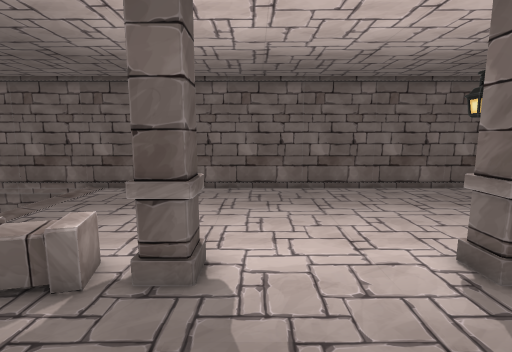
View 1 (above)

16 first-person views from a walk through a scene from a Unity 3-D project. The camera is 1.4 m above the floor, tilts 8° down and sees 85° across. The floor is counted in squares, 0.5 m on a side. Each view is taken from the middle of a square. On the plan, view 1 faces up. The plan holds only what a view shows up to about 19 squares ahead; the rest is blank. The place goes on beyond the plan. The player is left out. Door leaves are left out, so doorways stand open. Some surface patterns are stand-ins.

View 2
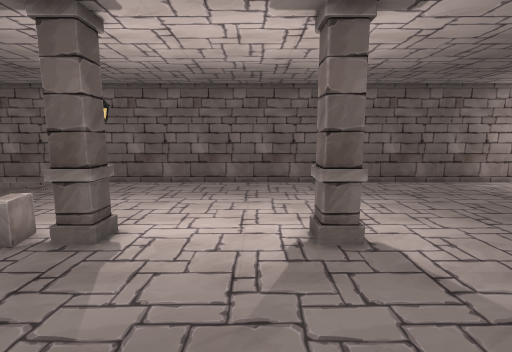

View 3
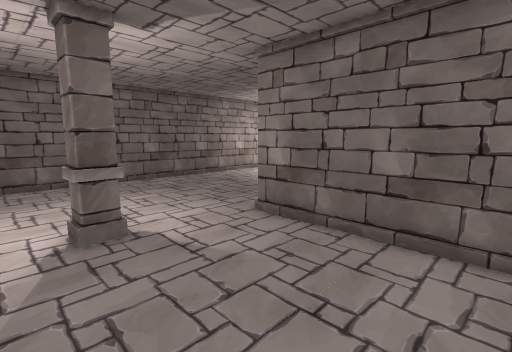

View 4
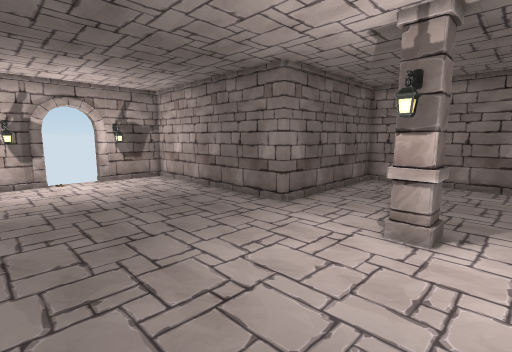

View 5
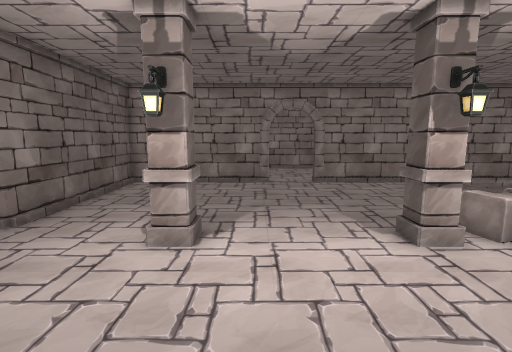

View 6
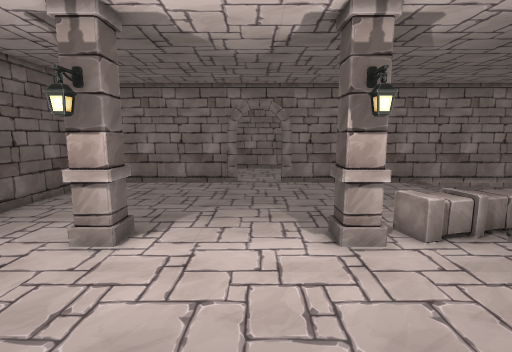

View 7
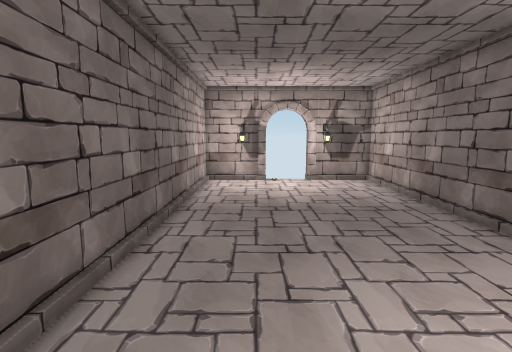

View 8
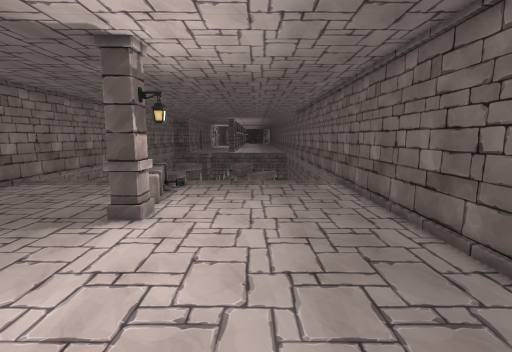

View 9
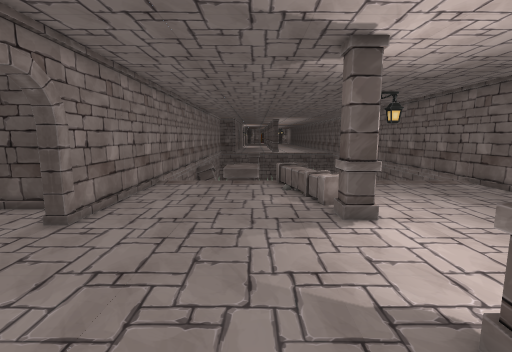

View 10
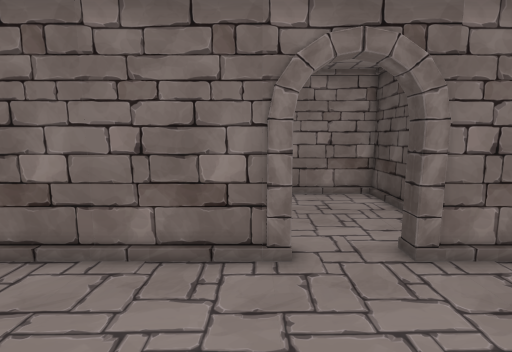

View 11
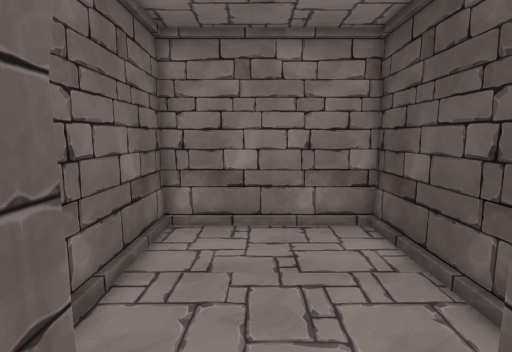

View 12
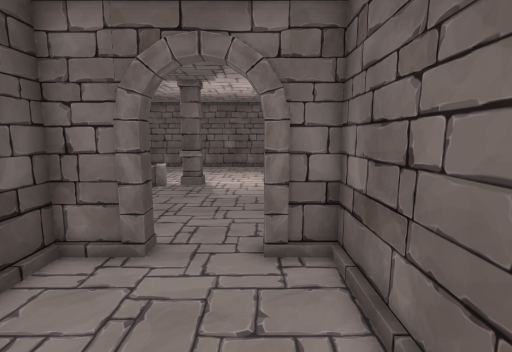

View 13
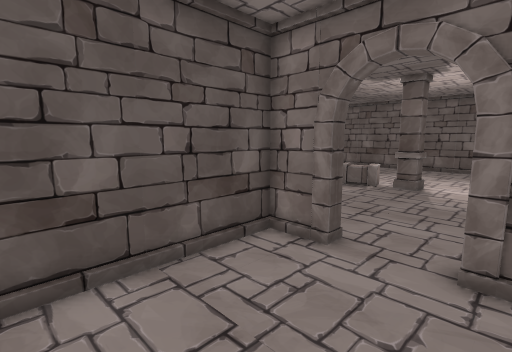

View 14
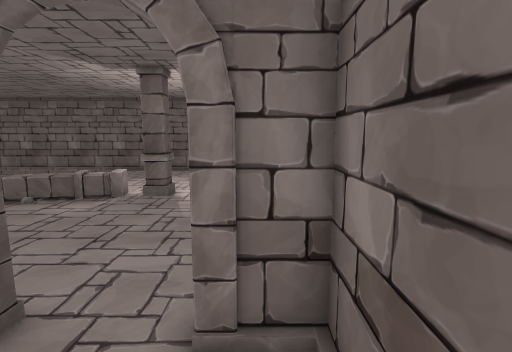

View 15
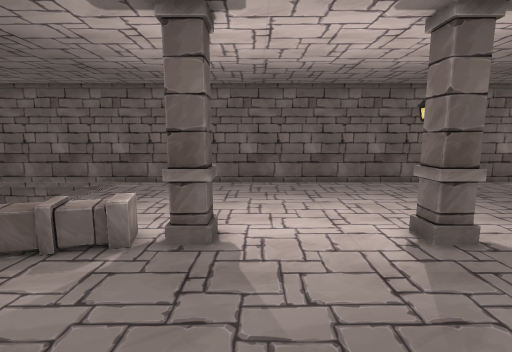

View 16
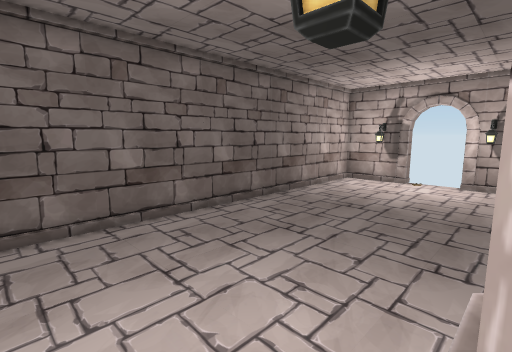

### Floor plan
Key: @ floor where view 1 was taken; # wall or solid block; . floor; / step, stairs or slope; D open door; v drop or lower ground; L lamp; P pillar; O other object.
Columns run from 11 left of view 1 to 23 right of it. Each row starts with its distance up from view 1.
 16 ###
 15 vv################################
 14   v..............................#
 13   v.............................LL
 12   v..............................##
 11   v..............................DD
 10   v..............................DD
  9   v..............................DD
  8   v..............................L
  7   v......L......L...............L#
  6   v....OOPP.....PP...............#
  5    . OOO.PP.....PP....############
  4    OO//...............#
  3   v...................#
  2   v...................#
  1   v...................#
  0   v........@..........#
 -1   v...................#
 -2   v...................#
 -3   v...................#
 -4 vv#########DDD#########
 -5         ###..###
 -6         #......#
 -7         #......#
 -8         #......#
 -9         #......#
-10         #......#
-11         #......#
-12         ########

Where each view was taken, in squares from view 1:
view 1: 0 up, 0 right, facing up
view 2: 2 down, 3 right, facing up
view 3: 3 down, 3 right, facing up-right
view 4: 14 up, 3 right, facing down-right
view 5: 13 up, 3 right, facing down
view 6: 13 up, 1 right, facing down
view 7: 12 up, 4 right, facing right
view 8: 10 up, 8 right, facing left
view 9: 2 up, 8 right, facing left
view 10: 2 up, 3 right, facing down
view 11: 3 down, 1 right, facing down
view 12: 11 down, 2 right, facing up
view 13: 11 down, 3 right, facing up-left
view 14: 8 down, 3 right, facing up
view 15: 2 down, 0 right, facing up
view 16: 6 up, 4 right, facing up-right
